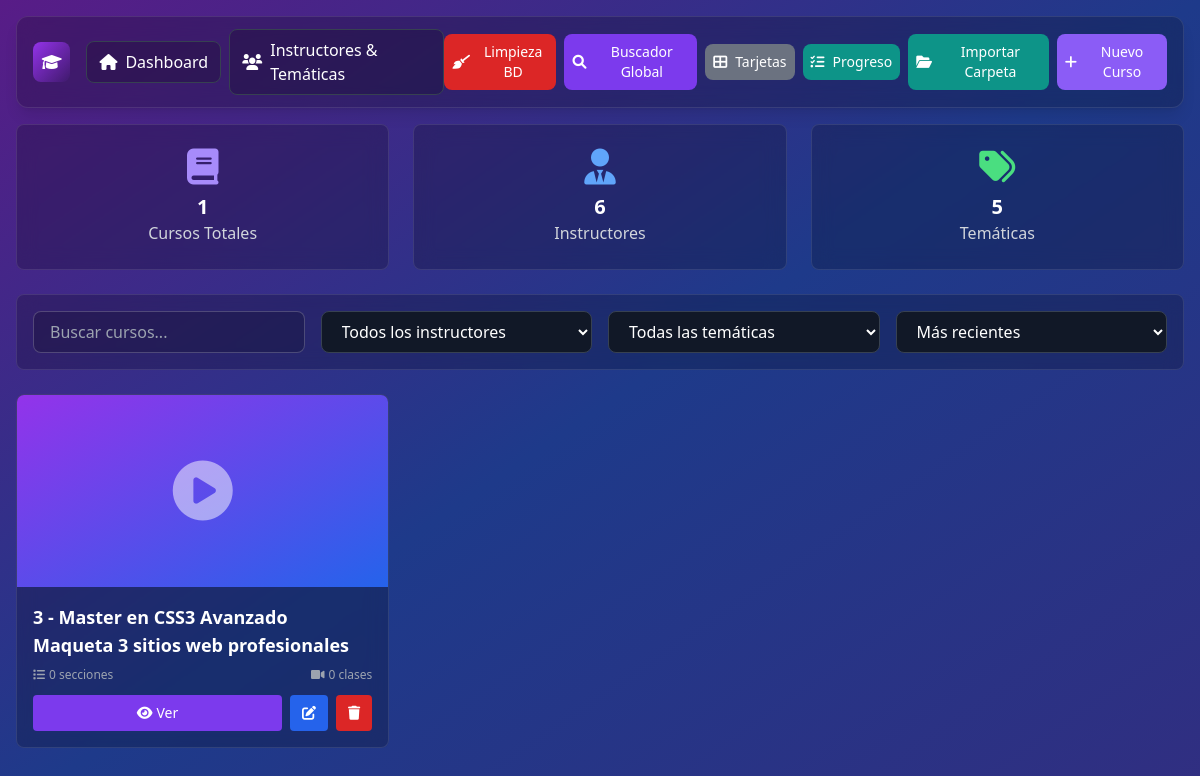
Before: / with the older database file.
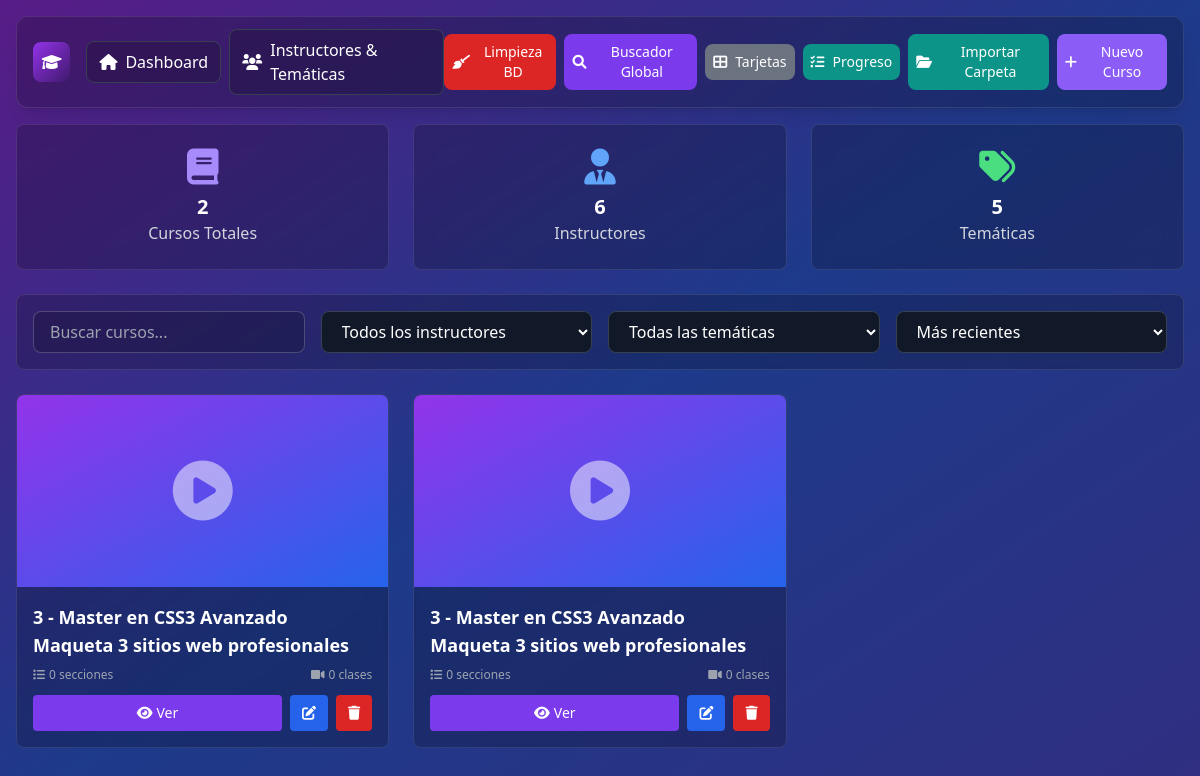
After: the same page with the newer database file.
### tables this page shows
CREATE TABLE cursos (
            id INTEGER PRIMARY KEY AUTOINCREMENT,
            titulo VARCHAR(255) NOT NULL,
            tematica_id INTEGER,
            instructor_id INTEGER,
            comentarios TEXT,
            imagen VARCHAR(255),
            created_at DATETIME DEFAULT CURRENT_TIMESTAMP,
            FOREIGN KEY (tematica_id) REFERENCES tematicas(id) ON DELETE SET NULL,
            FOREIGN KEY (instructor_id) REFERENCES instructores(id) ON DELETE SET NULL
        );

### index.php (the view, shortened to what this page needs)
<?php
$db = getDatabase();
$stmt = $db->query("SELECT COUNT(*) as total FROM cursos");
$totalCursos = $stmt->fetch()['total'];
$stmt = $db->query("SELECT COUNT(*) as total FROM instructores");
$totalInstructores = $stmt->fetch()['total'];
$stmt = $db->query("SELECT COUNT(*) as total FROM tematicas");
$totalTematicas = $stmt->fetch()['total'];
$query = "
    SELECT c.*,
           i.nombre as instructor_nombre,
           t.nombre as tematica_nombre,
           (SELECT COUNT(*) FROM secciones s WHERE s.curso_id = c.id) as total_secciones,
           (SELECT COUNT(*) FROM clases cl
            JOIN secciones s ON cl.seccion_id = s.id
            WHERE s.curso_id = c.id) as total_clases,
           (SELECT SUM(cl.duracion) FROM clases cl
            JOIN secciones s ON cl.seccion_id = s.id
            WHERE s.curso_id = c.id) as duracion_total
    FROM cursos c
    LEFT JOIN instructores i ON c.instructor_id = i.id
    LEFT JOIN tematicas t ON c.tematica_id = t.id
    ORDER BY c.created_at DESC
";
$cursos = $db->query($query)->fetchAll();
?>
<!DOCTYPE html>
<html lang="es" class="dark">
<head>
    <link href="css/tailwind.min.css" rel="stylesheet">
    <link href="https://cdnjs.cloudflare.com/ajax/libs/font-awesome/6.0.0/css/all.min.css" rel="stylesheet">
</head>
<body class="bg-gradient-to-br from-purple-900 via-blue-900 to-indigo-900 min-h-screen">
    <nav class="m-4">
        <div class="glass-dark rounded-xl px-4 py-3 md:px-6 md:py-4 flex items-center justify-between shadow-lg">
            <div class="flex items-center gap-4">
                <div class="w-10 h-10 rounded-lg bg-gradient-to-br from-purple-600 to-indigo-600 flex items-center justify-center ring-1 ring-white/20">
                    <i class="fas fa-graduation-cap text-white"></i>
                </div>
                <div class="hidden md:flex items-center gap-2">
                    <a href="index.php" class="inline-flex items-center gap-2 px-3 py-2 rounded-lg border border-purple-500/40 bg-black/20 text-white hover:bg-black/30">
                        <i class="fas fa-home"></i><span class="hidden sm:inline">Dashboard</span>
                    </a>
                    <a href="instructores-tematicas.php" class="inline-flex items-center gap-2 px-3 py-2 rounded-lg border border-purple-500/40 bg-black/20 text-white hover:bg-black/30">
                        <i class="fas fa-users"></i><span class="hidden sm:inline">Instructores & Temáticas</span>
                    </a>
                </div>
            </div>
            <div class="flex items-center gap-2">
                <button id="cleanupBtn" class="inline-flex items-center gap-2 px-2 sm:px-3 py-2 rounded-lg text-white text-xs sm:text-sm" style="background-color:#dc2626" onmouseover="this.style.backgroundColor='#b91c1c'" onmouseout="this.style.backgroundColor='#dc2626'" title="Limpiar carpetas huérfanas">
                    <i class="fas fa-broom"></i><span class="hidden sm:inline">Limpieza BD</span>
                </button>
                <button onclick="openGlobalSearchModal()" class="inline-flex items-center gap-2 px-2 sm:px-3 py-2 rounded-lg text-white text-xs sm:text-sm" style="background-color:#7c3aed" onmouseover="this.style.backgroundColor='#6d28d9'" onmouseout="this.style.backgroundColor='#7c3aed'" title="Buscar en todos los cursos">
                    <i class="fas fa-search"></i><span class="hidden sm:inline">Buscador Global</span>
                </button>
                <button id="toggleViewBtn" class="inline-flex items-center gap-2 px-2 sm:px-3 py-2 rounded-lg text-white text-xs sm:text-sm" style="background-color:#6b7280" onmouseover="this.style.backgroundColor='#52525b'" onmouseout="this.style.backgroundColor='#6b7280'" title="Cambiar vista">
                    <i class="fas fa-th-large" id="toggleViewIcon"></i><span class="hidden sm:inline" id="toggleViewText">Tarjetas</span>
                </button>
                <button id="queueProgressBtn" onclick="openQueueProgressModal()" class="relative inline-flex items-center gap-2 px-2 sm:px-3 py-2 rounded-lg text-white text-xs sm:text-sm" style="background-color:#0d9488" onmouseover="this.style.backgroundColor='#0f766e'" onmouseout="this.style.backgroundColor='#0d9488'" title="Progreso de importaciones">
                    <i class="fas fa-tasks"></i><span class="hidden sm:inline">Progreso</span>
                </button>
                <button id="importFolderBtn" onclick="openFolderPicker()" class="inline-flex items-center gap-2 px-2 sm:px-3 py-2 rounded-lg text-white text-xs sm:text-sm" style="background-color:#0d9488" onmouseover="this.style.backgroundColor='#0f766e'" onmouseout="this.style.backgroundColor='#0d9488'" title="Importar carpeta(s)">
                    <i class="fas fa-folder-open"></i><span class="hidden sm:inline">Importar Carpeta</span>
                </button>
                <button onclick="openCreateCourseModal()" class="inline-flex items-center gap-2 px-2 sm:px-3 py-2 rounded-lg text-white text-xs sm:text-sm" style="background-color:#8b5cf6" onmouseover="this.style.backgroundColor='#7c3aed'" onmouseout="this.style.backgroundColor='#8b5cf6'">
                    <i class="fas fa-plus"></i><span class="hidden sm:inline">Nuevo Curso</span>
                </button>
            </div>
        </div>
    </nav>
    <div class="grid grid-cols-1 md:grid-cols-3 gap-6 mx-4 mb-6">
        <div class="glass-dark rounded-lg p-6 text-center">
            <i class="fas fa-book text-4xl text-purple-400 mb-2"></i>
            <h3 class="text-xl font-semibold text-white"><?php echo $totalCursos; ?></h3>
            <p class="text-gray-300">Cursos Totales</p>
        </div>
        <div class="glass-dark rounded-lg p-6 text-center">
            <i class="fas fa-user-tie text-4xl text-blue-400 mb-2"></i>
            <h3 class="text-xl font-semibold text-white"><?php echo $totalInstructores; ?></h3>
            <p class="text-gray-300">Instructores</p>
        </div>
        <div class="glass-dark rounded-lg p-6 text-center">
            <i class="fas fa-tags text-4xl text-green-400 mb-2"></i>
            <h3 class="text-xl font-semibold text-white"><?php echo $totalTematicas; ?></h3>
            <p class="text-gray-300">Temáticas</p>
        </div>
    </div>
    <div class="glass-dark rounded-lg mx-4 mb-6 p-4">
        <div class="grid grid-cols-1 md:grid-cols-4 gap-4">
            <div>
                <input type="text" id="searchInput" placeholder="Buscar cursos..."
                       class="w-full bg-black/20 border border-white/20 rounded-lg px-4 py-2 text-white placeholder-gray-400 focus:border-purple-500 focus:outline-none">
            </div>
            <div>
                <select id="instructorFilter" class="w-full bg-gray-900 border border-gray-700 rounded-lg px-4 py-2 text-white focus:border-purple-500 focus:outline-none">
                    <option value="">Todos los instructores</option>
                </select>
            </div>
            <div>
                <select id="tematicaFilter" class="w-full bg-gray-900 border border-gray-700 rounded-lg px-4 py-2 text-white focus:border-purple-500 focus:outline-none">
                    <option value="">Todas las temáticas</option>
                </select>
            </div>
            <div>
                <select id="sortBy" class="w-full bg-gray-900 border border-gray-700 rounded-lg px-4 py-2 text-white focus:border-purple-500 focus:outline-none">
                    <option value="created_at">Más recientes</option>
                </select>
            </div>
        </div>
    </div>
    <div id="coursesGrid" class="grid grid-cols-1 md:grid-cols-2 lg:grid-cols-3 xl:grid-cols-4 gap-6 mx-4 mb-8">
        <?php foreach ($cursos as $curso): ?>
            <div class="course-card glass-dark rounded-lg overflow-hidden hover:scale-105 transition-transform duration-300"
                 data-titulo="<?php echo strtolower($curso['titulo']); ?>"
                 data-instructor="<?php echo $curso['instructor_id']; ?>"
                 data-tematica="<?php echo $curso['tematica_id']; ?>"
                 data-duracion="<?php echo $curso['duracion_total'] ?? 0; ?>">
                <div class="h-48 bg-gradient-to-br from-purple-600 to-blue-600 flex items-center justify-center">
                    <?php if ($curso['imagen']): ?>
                        <img src="uploads/images/<?php echo htmlspecialchars($curso['imagen']); ?>" alt="<?php echo htmlspecialchars($curso['titulo']); ?>" class="w-full h-full object-cover">
                    <?php else: ?>
                        <i class="fas fa-play-circle text-6xl text-white opacity-50"></i>
                    <?php endif; ?>
                </div>
                <div class="p-4">
                    <h3 class="text-lg font-semibold text-white mb-2"><?php echo htmlspecialchars($curso['titulo']); ?></h3>
                    <div class="flex justify-between text-xs text-gray-400 mb-3">
                        <span><i class="fas fa-list mr-1"></i><?php echo $curso['total_secciones']; ?> secciones</span>
                        <span><i class="fas fa-video mr-1"></i><?php echo $curso['total_clases']; ?> clases</span>
                    </div>
                    <div class="flex space-x-2">
                        <a href="curso.php?id=<?php echo $curso['id']; ?>"
                           class="flex-1 bg-purple-600 hover:bg-purple-700 text-white text-center py-2 px-3 rounded text-sm transition-colors">
                            <i class="fas fa-eye mr-1"></i>Ver
                        </a>
                        <button onclick="editCourse(<?php echo $curso['id']; ?>)"
                                class="bg-blue-600 hover:bg-blue-700 text-white py-2 px-3 rounded text-sm transition-colors">
                            <i class="fas fa-edit"></i>
                        </button>
                        <button onclick="deleteCourse(<?php echo $curso['id']; ?>)"
                                class="bg-red-600 hover:bg-red-700 text-white py-2 px-3 rounded text-sm transition-colors">
                            <i class="fas fa-trash"></i>
                        </button>
                    </div>
                </div>
            </div>
        <?php endforeach; ?>
    </div>
</body>
</html>

### index.php (style rules this page uses)
.glass-dark { background: rgba(0, 0, 0, 0.2); backdrop-filter: blur(10px); border: 1px solid rgba(255, 255, 255, 0.1); }

Changed rows visible on the page:
added cursos: titulo "3 - Master en CSS3 Avanzado Maqueta 3 sitios web profesionales", total_secciones "0", total_clases "0"
Other visible differences:
$totalCursos: "1" → "2"
